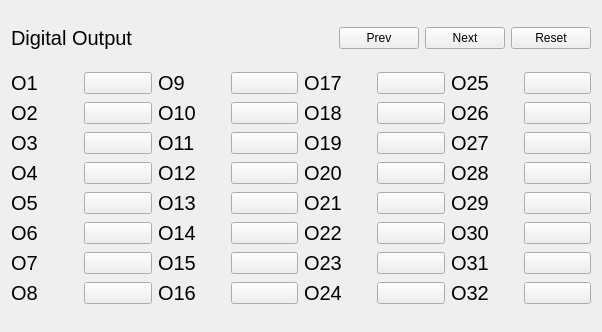
<?xml version="1.0" encoding="UTF-8"?>
<ui version="4.0">
 <class>FormDO</class>
 <widget class="QWidget" name="FormDO">
  <property name="geometry">
   <rect>
    <x>0</x>
    <y>0</y>
    <width>602</width>
    <height>332</height>
   </rect>
  </property>
  <property name="windowTitle">
   <string>Form</string>
  </property>
  <layout class="QGridLayout" name="gridLayout_2">
   <item row="0" column="0">
    <widget class="QLabel" name="label_33">
     <property name="sizePolicy">
      <sizepolicy hsizetype="Preferred" vsizetype="Fixed">
       <horstretch>0</horstretch>
       <verstretch>0</verstretch>
      </sizepolicy>
     </property>
     <property name="font">
      <font>
       <pointsize>15</pointsize>
      </font>
     </property>
     <property name="text">
      <string>Digital Output</string>
     </property>
    </widget>
   </item>
   <item row="0" column="1">
    <spacer name="horizontalSpacer">
     <property name="orientation">
      <enum>Qt::Horizontal</enum>
     </property>
     <property name="sizeHint" stdset="0">
      <size>
       <width>171</width>
       <height>20</height>
      </size>
     </property>
    </spacer>
   </item>
   <item row="0" column="2">
    <widget class="QPushButton" name="btnPrev">
     <property name="text">
      <string>Prev</string>
     </property>
    </widget>
   </item>
   <item row="0" column="3">
    <widget class="QPushButton" name="btnNext">
     <property name="text">
      <string>Next</string>
     </property>
    </widget>
   </item>
   <item row="0" column="4">
    <widget class="QPushButton" name="btnReset">
     <property name="text">
      <string>Reset</string>
     </property>
    </widget>
   </item>
   <item row="1" column="0" colspan="5">
    <layout class="QGridLayout" name="gridLayout">
     <item row="0" column="0">
      <widget class="QLabel" name="label1">
       <property name="font">
        <font>
         <pointsize>15</pointsize>
        </font>
       </property>
       <property name="text">
        <string>O1</string>
       </property>
      </widget>
     </item>
     <item row="0" column="1">
      <widget class="QPushButton" name="btn1">
       <property name="text">
        <string/>
       </property>
       <property name="iconSize">
        <size>
         <width>80</width>
         <height>28</height>
        </size>
       </property>
      </widget>
     </item>
     <item row="0" column="2">
      <widget class="QLabel" name="label9">
       <property name="font">
        <font>
         <pointsize>15</pointsize>
        </font>
       </property>
       <property name="text">
        <string>O9</string>
       </property>
      </widget>
     </item>
     <item row="0" column="3">
      <widget class="QPushButton" name="btn9">
       <property name="text">
        <string/>
       </property>
       <property name="iconSize">
        <size>
         <width>80</width>
         <height>28</height>
        </size>
       </property>
      </widget>
     </item>
     <item row="0" column="4">
      <widget class="QLabel" name="label17">
       <property name="font">
        <font>
         <pointsize>15</pointsize>
        </font>
       </property>
       <property name="text">
        <string>O17</string>
       </property>
      </widget>
     </item>
     <item row="0" column="5">
      <widget class="QPushButton" name="btn17">
       <property name="text">
        <string/>
       </property>
       <property name="iconSize">
        <size>
         <width>80</width>
         <height>28</height>
        </size>
       </property>
      </widget>
     </item>
     <item row="0" column="6">
      <widget class="QLabel" name="label25">
       <property name="font">
        <font>
         <pointsize>15</pointsize>
        </font>
       </property>
       <property name="text">
        <string>O25</string>
       </property>
      </widget>
     </item>
     <item row="0" column="7">
      <widget class="QPushButton" name="btn25">
       <property name="text">
        <string/>
       </property>
       <property name="iconSize">
        <size>
         <width>80</width>
         <height>28</height>
        </size>
       </property>
      </widget>
     </item>
     <item row="1" column="0">
      <widget class="QLabel" name="label2">
       <property name="font">
        <font>
         <pointsize>15</pointsize>
        </font>
       </property>
       <property name="text">
        <string>O2</string>
       </property>
      </widget>
     </item>
     <item row="1" column="1">
      <widget class="QPushButton" name="btn2">
       <property name="text">
        <string/>
       </property>
       <property name="iconSize">
        <size>
         <width>80</width>
         <height>28</height>
        </size>
       </property>
      </widget>
     </item>
     <item row="1" column="2">
      <widget class="QLabel" name="label10">
       <property name="font">
        <font>
         <pointsize>15</pointsize>
        </font>
       </property>
       <property name="text">
        <string>O10</string>
       </property>
      </widget>
     </item>
     <item row="1" column="3">
      <widget class="QPushButton" name="btn10">
       <property name="text">
        <string/>
       </property>
       <property name="iconSize">
        <size>
         <width>80</width>
         <height>28</height>
        </size>
       </property>
      </widget>
     </item>
     <item row="1" column="4">
      <widget class="QLabel" name="label18">
       <property name="font">
        <font>
         <pointsize>15</pointsize>
        </font>
       </property>
       <property name="text">
        <string>O18</string>
       </property>
      </widget>
     </item>
     <item row="1" column="5">
      <widget class="QPushButton" name="btn18">
       <property name="text">
        <string/>
       </property>
       <property name="iconSize">
        <size>
         <width>80</width>
         <height>28</height>
        </size>
       </property>
      </widget>
     </item>
     <item row="1" column="6">
      <widget class="QLabel" name="label26">
       <property name="font">
        <font>
         <pointsize>15</pointsize>
        </font>
       </property>
       <property name="text">
        <string>O26</string>
       </property>
      </widget>
     </item>
     <item row="1" column="7">
      <widget class="QPushButton" name="btn26">
       <property name="text">
        <string/>
       </property>
       <property name="iconSize">
        <size>
         <width>80</width>
         <height>28</height>
        </size>
       </property>
      </widget>
     </item>
     <item row="2" column="0">
      <widget class="QLabel" name="label3">
       <property name="font">
        <font>
         <pointsize>15</pointsize>
        </font>
       </property>
       <property name="text">
        <string>O3</string>
       </property>
      </widget>
     </item>
     <item row="2" column="1">
      <widget class="QPushButton" name="btn3">
       <property name="text">
        <string/>
       </property>
       <property name="iconSize">
        <size>
         <width>80</width>
         <height>28</height>
        </size>
       </property>
      </widget>
     </item>
     <item row="2" column="2">
      <widget class="QLabel" name="label11">
       <property name="font">
        <font>
         <pointsize>15</pointsize>
        </font>
       </property>
       <property name="text">
        <string>O11</string>
       </property>
      </widget>
     </item>
     <item row="2" column="3">
      <widget class="QPushButton" name="btn11">
       <property name="text">
        <string/>
       </property>
       <property name="iconSize">
        <size>
         <width>80</width>
         <height>28</height>
        </size>
       </property>
      </widget>
     </item>
     <item row="2" column="4">
      <widget class="QLabel" name="label19">
       <property name="font">
        <font>
         <pointsize>15</pointsize>
        </font>
       </property>
       <property name="text">
        <string>O19</string>
       </property>
      </widget>
     </item>
     <item row="2" column="5">
      <widget class="QPushButton" name="btn19">
       <property name="text">
        <string/>
       </property>
       <property name="iconSize">
        <size>
         <width>80</width>
         <height>28</height>
        </size>
       </property>
      </widget>
     </item>
     <item row="2" column="6">
      <widget class="QLabel" name="label27">
       <property name="font">
        <font>
         <pointsize>15</pointsize>
        </font>
       </property>
       <property name="text">
        <string>O27</string>
       </property>
      </widget>
     </item>
     <item row="2" column="7">
      <widget class="QPushButton" name="btn27">
       <property name="text">
        <string/>
       </property>
       <property name="iconSize">
        <size>
         <width>80</width>
         <height>28</height>
        </size>
       </property>
      </widget>
     </item>
     <item row="3" column="0">
      <widget class="QLabel" name="label4">
       <property name="font">
        <font>
         <pointsize>15</pointsize>
        </font>
       </property>
       <property name="text">
        <string>O4</string>
       </property>
      </widget>
     </item>
     <item row="3" column="1">
      <widget class="QPushButton" name="btn4">
       <property name="text">
        <string/>
       </property>
       <property name="iconSize">
        <size>
         <width>80</width>
         <height>28</height>
        </size>
       </property>
      </widget>
     </item>
     <item row="3" column="2">
      <widget class="QLabel" name="label12">
       <property name="font">
        <font>
         <pointsize>15</pointsize>
        </font>
       </property>
       <property name="text">
        <string>O12</string>
       </property>
      </widget>
     </item>
     <item row="3" column="3">
      <widget class="QPushButton" name="btn12">
       <property name="text">
        <string/>
       </property>
       <property name="iconSize">
        <size>
         <width>80</width>
         <height>28</height>
        </size>
       </property>
      </widget>
     </item>
     <item row="3" column="4">
      <widget class="QLabel" name="label20">
       <property name="font">
        <font>
         <pointsize>15</pointsize>
        </font>
       </property>
       <property name="text">
        <string>O20</string>
       </property>
      </widget>
     </item>
     <item row="3" column="5">
      <widget class="QPushButton" name="btn20">
       <property name="text">
        <string/>
       </property>
       <property name="iconSize">
        <size>
         <width>80</width>
         <height>28</height>
        </size>
       </property>
      </widget>
     </item>
     <item row="3" column="6">
      <widget class="QLabel" name="label28">
       <property name="font">
        <font>
         <pointsize>15</pointsize>
        </font>
       </property>
       <property name="text">
        <string>O28</string>
       </property>
      </widget>
     </item>
     <item row="3" column="7">
      <widget class="QPushButton" name="btn28">
       <property name="text">
        <string/>
       </property>
       <property name="iconSize">
        <size>
         <width>80</width>
         <height>28</height>
        </size>
       </property>
      </widget>
     </item>
     <item row="4" column="0">
      <widget class="QLabel" name="label5">
       <property name="font">
        <font>
         <pointsize>15</pointsize>
        </font>
       </property>
       <property name="text">
        <string>O5</string>
       </property>
      </widget>
     </item>
     <item row="4" column="1">
      <widget class="QPushButton" name="btn5">
       <property name="text">
        <string/>
       </property>
       <property name="iconSize">
        <size>
         <width>80</width>
         <height>28</height>
        </size>
       </property>
      </widget>
     </item>
     <item row="4" column="2">
      <widget class="QLabel" name="label13">
       <property name="font">
        <font>
         <pointsize>15</pointsize>
        </font>
       </property>
       <property name="text">
        <string>O13</string>
       </property>
      </widget>
     </item>
     <item row="4" column="3">
      <widget class="QPushButton" name="btn13">
       <property name="text">
        <string/>
       </property>
       <property name="iconSize">
        <size>
         <width>80</width>
         <height>28</height>
        </size>
       </property>
      </widget>
     </item>
     <item row="4" column="4">
      <widget class="QLabel" name="label21">
       <property name="font">
        <font>
         <pointsize>15</pointsize>
        </font>
       </property>
       <property name="text">
        <string>O21</string>
       </property>
      </widget>
     </item>
     <item row="4" column="5">
      <widget class="QPushButton" name="btn21">
       <property name="text">
        <string/>
       </property>
       <property name="iconSize">
        <size>
         <width>80</width>
         <height>28</height>
        </size>
       </property>
      </widget>
     </item>
     <item row="4" column="6">
      <widget class="QLabel" name="label29">
       <property name="font">
        <font>
         <pointsize>15</pointsize>
        </font>
       </property>
       <property name="text">
        <string>O29</string>
       </property>
      </widget>
     </item>
     <item row="4" column="7">
      <widget class="QPushButton" name="btn29">
       <property name="text">
        <string/>
       </property>
       <property name="iconSize">
        <size>
         <width>80</width>
         <height>28</height>
        </size>
       </property>
      </widget>
     </item>
     <item row="5" column="0">
      <widget class="QLabel" name="label6">
       <property name="font">
        <font>
         <pointsize>15</pointsize>
        </font>
       </property>
       <property name="text">
        <string>O6</string>
       </property>
      </widget>
     </item>
     <item row="5" column="1">
      <widget class="QPushButton" name="btn6">
       <property name="text">
        <string/>
       </property>
       <property name="iconSize">
        <size>
         <width>80</width>
         <height>28</height>
        </size>
       </property>
      </widget>
     </item>
     <item row="5" column="2">
      <widget class="QLabel" name="label14">
       <property name="font">
        <font>
         <pointsize>15</pointsize>
        </font>
       </property>
       <property name="text">
        <string>O14</string>
       </property>
      </widget>
     </item>
     <item row="5" column="3">
      <widget class="QPushButton" name="btn14">
       <property name="text">
        <string/>
       </property>
       <property name="iconSize">
        <size>
         <width>80</width>
         <height>28</height>
        </size>
       </property>
      </widget>
     </item>
     <item row="5" column="4">
      <widget class="QLabel" name="label22">
       <property name="font">
        <font>
         <pointsize>15</pointsize>
        </font>
       </property>
       <property name="text">
        <string>O22</string>
       </property>
      </widget>
     </item>
     <item row="5" column="5">
      <widget class="QPushButton" name="btn22">
       <property name="text">
        <string/>
       </property>
       <property name="iconSize">
        <size>
         <width>80</width>
         <height>28</height>
        </size>
       </property>
      </widget>
     </item>
     <item row="5" column="6">
      <widget class="QLabel" name="label30">
       <property name="font">
        <font>
         <pointsize>15</pointsize>
        </font>
       </property>
       <property name="text">
        <string>O30</string>
       </property>
      </widget>
     </item>
     <item row="5" column="7">
      <widget class="QPushButton" name="btn30">
       <property name="text">
        <string/>
       </property>
       <property name="iconSize">
        <size>
         <width>80</width>
         <height>28</height>
        </size>
       </property>
      </widget>
     </item>
     <item row="6" column="0">
      <widget class="QLabel" name="label7">
       <property name="font">
        <font>
         <pointsize>15</pointsize>
        </font>
       </property>
       <property name="text">
        <string>O7</string>
       </property>
      </widget>
     </item>
     <item row="6" column="1">
      <widget class="QPushButton" name="btn7">
       <property name="text">
        <string/>
       </property>
       <property name="iconSize">
        <size>
         <width>80</width>
         <height>28</height>
        </size>
       </property>
      </widget>
     </item>
     <item row="6" column="2">
      <widget class="QLabel" name="label15">
       <property name="font">
        <font>
         <pointsize>15</pointsize>
        </font>
       </property>
       <property name="text">
        <string>O15</string>
       </property>
      </widget>
     </item>
     <item row="6" column="3">
      <widget class="QPushButton" name="btn15">
       <property name="text">
        <string/>
       </property>
       <property name="iconSize">
        <size>
         <width>80</width>
         <height>28</height>
        </size>
       </property>
      </widget>
     </item>
     <item row="6" column="4">
      <widget class="QLabel" name="label23">
       <property name="font">
        <font>
         <pointsize>15</pointsize>
        </font>
       </property>
       <property name="text">
        <string>O23</string>
       </property>
      </widget>
     </item>
     <item row="6" column="5">
      <widget class="QPushButton" name="btn23">
       <property name="text">
        <string/>
       </property>
       <property name="iconSize">
        <size>
         <width>80</width>
         <height>28</height>
        </size>
       </property>
      </widget>
     </item>
     <item row="6" column="6">
      <widget class="QLabel" name="label31">
       <property name="font">
        <font>
         <pointsize>15</pointsize>
        </font>
       </property>
       <property name="text">
        <string>O31</string>
       </property>
      </widget>
     </item>
     <item row="6" column="7">
      <widget class="QPushButton" name="btn31">
       <property name="text">
        <string/>
       </property>
       <property name="iconSize">
        <size>
         <width>80</width>
         <height>28</height>
        </size>
       </property>
      </widget>
     </item>
     <item row="7" column="0">
      <widget class="QLabel" name="label8">
       <property name="font">
        <font>
         <pointsize>15</pointsize>
        </font>
       </property>
       <property name="text">
        <string>O8</string>
       </property>
      </widget>
     </item>
     <item row="7" column="1">
      <widget class="QPushButton" name="btn8">
       <property name="text">
        <string/>
       </property>
       <property name="iconSize">
        <size>
         <width>80</width>
         <height>28</height>
        </size>
       </property>
      </widget>
     </item>
     <item row="7" column="2">
      <widget class="QLabel" name="label16">
       <property name="font">
        <font>
         <pointsize>15</pointsize>
        </font>
       </property>
       <property name="text">
        <string>O16</string>
       </property>
      </widget>
     </item>
     <item row="7" column="3">
      <widget class="QPushButton" name="btn16">
       <property name="text">
        <string/>
       </property>
       <property name="iconSize">
        <size>
         <width>80</width>
         <height>28</height>
        </size>
       </property>
      </widget>
     </item>
     <item row="7" column="4">
      <widget class="QLabel" name="label24">
       <property name="font">
        <font>
         <pointsize>15</pointsize>
        </font>
       </property>
       <property name="text">
        <string>O24</string>
       </property>
      </widget>
     </item>
     <item row="7" column="5">
      <widget class="QPushButton" name="btn24">
       <property name="text">
        <string/>
       </property>
       <property name="iconSize">
        <size>
         <width>80</width>
         <height>28</height>
        </size>
       </property>
      </widget>
     </item>
     <item row="7" column="6">
      <widget class="QLabel" name="label32">
       <property name="font">
        <font>
         <pointsize>15</pointsize>
        </font>
       </property>
       <property name="text">
        <string>O32</string>
       </property>
      </widget>
     </item>
     <item row="7" column="7">
      <widget class="QPushButton" name="btn32">
       <property name="text">
        <string/>
       </property>
       <property name="iconSize">
        <size>
         <width>80</width>
         <height>28</height>
        </size>
       </property>
      </widget>
     </item>
    </layout>
   </item>
  </layout>
 </widget>
 <resources/>
 <connections/>
</ui>
